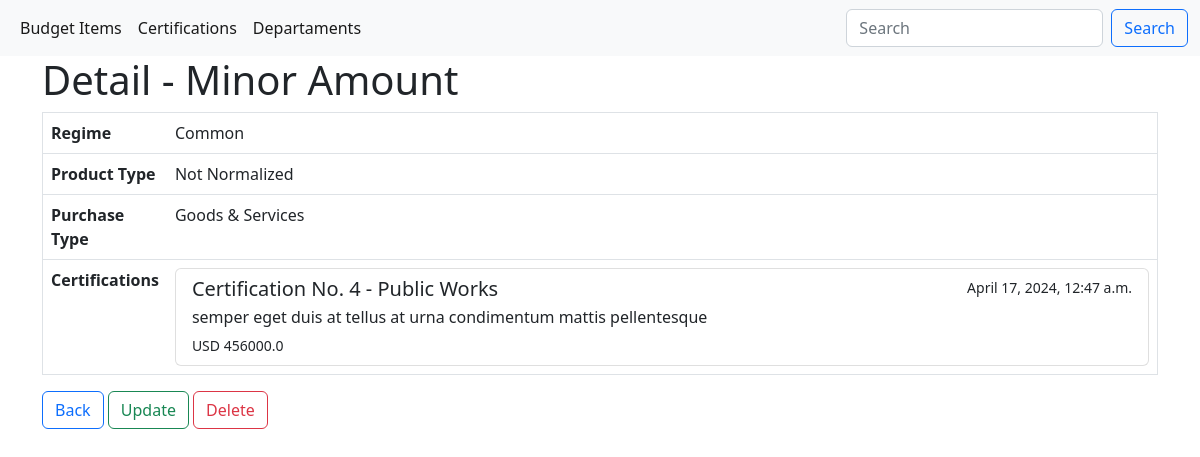
The app's page /procedures_types/1/, older data.
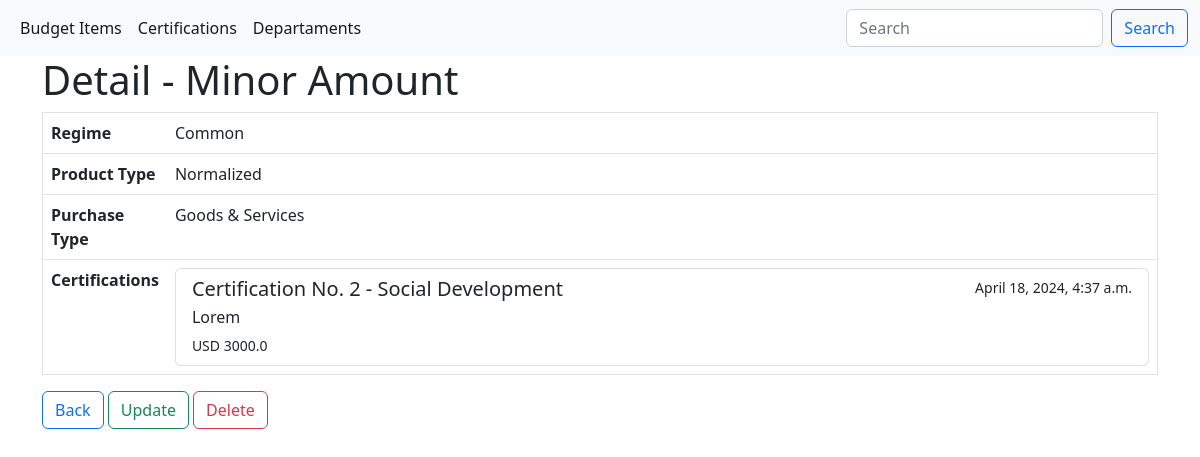
The same page, newer data.
### procedures_types/models.py (models this page shows, shortened)
class ProceduresTypes(models.Model):
    id = models.AutoField(
        primary_key = True
    )
    name = models.CharField(
        max_length = 50
    )
    regime = models.CharField(
        max_length = 14,
        choices = REGIME_CHOICES
    )
    product_type = models.CharField(
        max_length = 14,
        choices = PRODUCT_TYPE_CHOICES
    )
    purchase_type = models.CharField(
        max_length = 16,
        choices = PURCHASE_TYPE_CHOICES
    )

### certifications/models.py (models this page shows, shortened)
class Certifications(models.Model):
    number = models.AutoField(
        primary_key = True
    )
    procedure = models.ForeignKey(
        ProceduresTypes,
        on_delete = models.CASCADE
    )
    budget_item = models.ForeignKey(
        BudgetItems,
        on_delete = models.CASCADE
    )
    department = models.ForeignKey(
        Departments,
        on_delete = models.CASCADE
    )
    date = models.DateTimeField(
        auto_now = True
    )
    budget = models.FloatField()
    description = models.TextField()
    period = models.IntegerField()

### departments/models.py (models this page shows)
class Departments(models.Model):
    id = models.AutoField(
        primary_key = True
    )
    name = models.CharField(
        max_length = 255
    )
    director = models.CharField(max_length = 255)
    def __str__(self):
        return self.name

### procedures_types/views.py (the view)
# urls.py: path("<str:pk>/", ProceduresTypesDetailView.as_view(), name = "detail"),
class ProceduresTypesDetailView(DetailView):
    model = ProceduresTypes
    template_name = "procedures_types_detail.html"

### procedures_types/templates/procedures_types_detail.html (shortened to what this page needs)
{% extends 'procedures_types_base.html' %}
{% block body %}
    <table class="table border">
        <thead class="table-light">
            <h1>Detail - {{ object.name }}</h1>
        </thead>
        <tbody>
            <tr>
                <td style="width: 10%">
                    <b>Regime</b>
                </td>
                <td>{{ object.regime }}</td>
            </tr>
            <tr>
                <td style="width: 10%">
                    <b>Product Type</b>
                </td>
                <td>{{ object.product_type }}</td>
            </tr>
            <tr>
                <td style="width: 10%">
                    <b>Purchase Type</b>
                </td>
                <td>{{ object.purchase_type }}</td>
            </tr>
            <tr>
                <td style="width: 10%">
                  <b>Certifications</b>
                </td>
                <td>
                  <div class="list-group">
                    {% for certification  in object.certifications_set.all %}
                      <a href="{% url 'certifications:detail' certification.pk %}" class="list-group-item list-group-item-action" aria-current="true">
                        <div class="d-flex w-100 justify-content-between">
                          <h5 class="mb-1">Certification No. {{ certification.number }} - {{ certification.department }}</h5>
                          <small>{{ certification.date }}</small>
                        </div>
                        <p class="mb-1">{{ certification.description }}</p>
                        <small>USD {{ certification.budget }}</small>
                      </a>
                    {% endfor %}
                  </div>
                </td>
              </tr>
        </tbody>
    </table>
    <a href="{% url 'procedures_types:list' %}"><button class="btn btn-outline-primary">Back</button></a>
    <a href="{% url 'procedures_types:update' object.pk %}"><button class="btn btn-outline-success">Update</button></a>
    <a href="{% url 'procedures_types:delete' object.pk %}"><button class="btn btn-outline-danger">Delete</button></a>
{% endblock body %}

Row changes from the older to the newer data that the page shows:
removed Certifications: number "4", department "Public Works", date "April 17, 2024, 12:47 a.m.", description "semper eget duis at tellus at urna condimentum mattis pellentesque", budget "456000.0"
changed ProceduresTypes "Minor Amount": product_type "Not Normalized" → "Normalized"
added Certifications: number "2", department "Social Development", date "April 18, 2024, 4:37 a.m.", description "Lorem", budget "3000.0"
